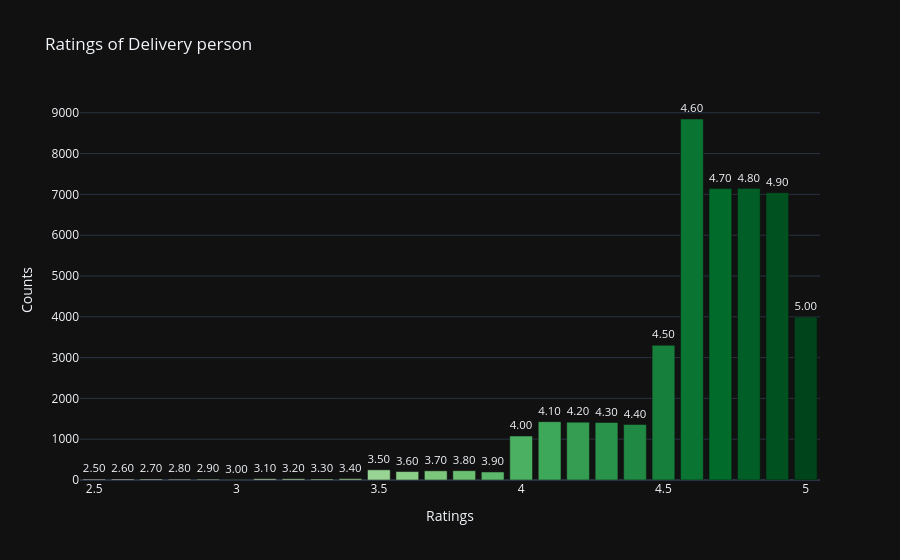

The cell this chart's notebook holds for it:
### Code cell
age_counts = df['Delivery_person_Ratings'].value_counts(sort=False).reset_index().sort_values(by='count')
fig = px.bar(data_frame=age_counts, y='count', x='Delivery_person_Ratings', title="Ratings of Delivery person",
            color='Delivery_person_Ratings',text='Delivery_person_Ratings',color_continuous_scale='greens',
             template="plotly_dark")
fig.update_traces(texttemplate='%{text:.3s}', textposition='outside')
fig.update_layout(yaxis_title = "Counts", xaxis_title="Ratings")
fig.update_coloraxes(showscale=False)
fig.show()

### Figure 1 — Plotly figure (JSON) as saved in the notebook; plotly's stock layout.template omitted (floating-point values rounded to 4 significant figures)
{"data": [{"hovertemplate": "Delivery_person_Ratings=%{marker.color}<br>count=%{y}<extra></extra>", "legendgroup": "", "marker": {"color": [3.0, 2.8, 2.9, 2.5, 2.6, 2.7, 3.3, 3.2, 3.1, 3.4, 3.9, 3.6, 3.7, 3.8, 3.5, 4.0, 4.4, 4.3, 4.2, 4.1, 4.5, 5.0, 4.9, 4.7, 4.8, 4.6], "coloraxis": "coloraxis", "pattern": {"shape": ""}}, "name": "", "orientation": "v", "showlegend": false, "text": [3.0, 2.8, 2.9, 2.5, 2.6, 2.7, 3.3, 3.2, 3.1, 3.4, 3.9, 3.6, 3.7, 3.8, 3.5, 4.0, 4.4, 4.3, 4.2, 4.1, 4.5, 5.0, 4.9, 4.7, 4.8, 4.6], "textposition": "outside", "texttemplate": "%{text:.3s}", "type": "bar", "x": [3.0, 2.8, 2.9, 2.5, 2.6, 2.7, 3.3, 3.2, 3.1, 3.4, 3.9, 3.6, 3.7, 3.8, 3.5, 4.0, 4.4, 4.3, 4.2, 4.1, 4.5, 5.0, 4.9, 4.7, 4.8, 4.6], "xaxis": "x", "y": [6, 19, 19, 20, 22, 22, 25, 29, 29, 32, 197, 207, 225, 228, 249, 1077, 1361, 1409, 1418, 1430, 3303, 3996, 7041, 7142, 7148, 8848], "yaxis": "y"}], "layout": {"barmode": "relative", "coloraxis": {"colorbar": {"title": {"text": "Delivery_person_Ratings"}}, "colorscale": [[0, "rgb(247,252,245)"], [0.125, "rgb(229,245,224)"], [0.25, "rgb(199,233,192)"], [0.375, "rgb(161,217,155)"], [0.5, "rgb(116,196,118)"], [0.625, "rgb(65,171,93)"], [0.75, "rgb(35,139,69)"], [0.875, "rgb(0,109,44)"], [1, "rgb(0,68,27)"]], "showscale": false}, "legend": {"tracegroupgap": 0}, "title": {"text": "Ratings of Delivery person"}, "xaxis": {"anchor": "y", "domain": [0, 1], "title": {"text": "Ratings"}}, "yaxis": {"anchor": "x", "domain": [0, 1], "title": {"text": "Counts"}}}}
